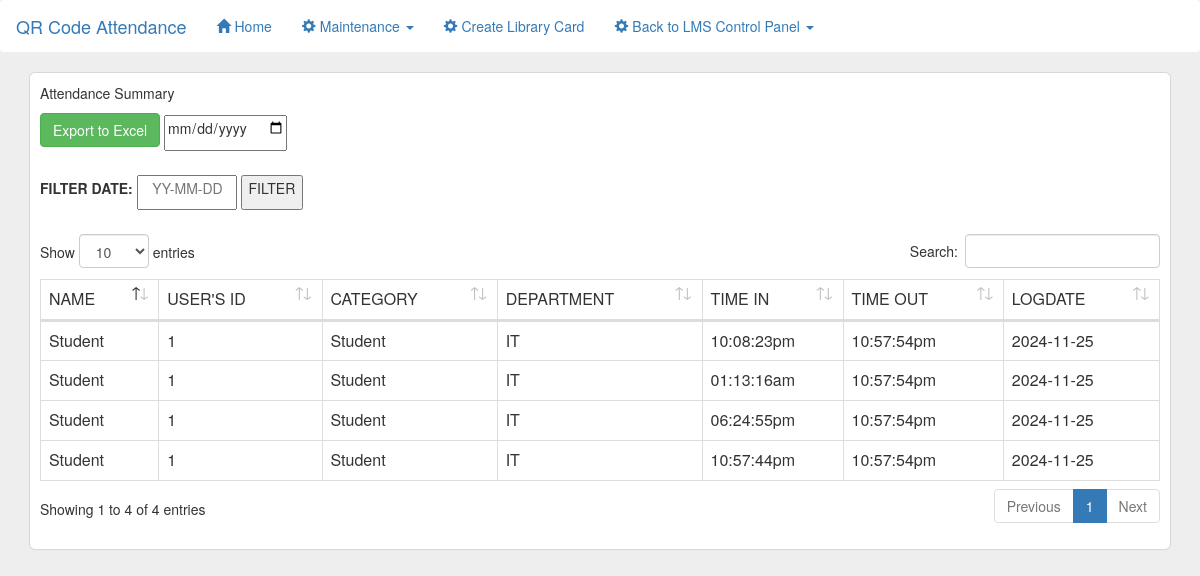
Page /qr/attendance.php (signed in) on the committed database.
### tables this page shows
CREATE TABLE `attendance` (
  `ID` int(11) NOT NULL,
  `STUDENTID` varchar(250) NOT NULL,
  `TIMEIN` varchar(255) NOT NULL DEFAULT current_timestamp(),
  `TIMEOUT` varchar(250) NOT NULL,
  `LOGDATE` varchar(250) NOT NULL,
  `STATUS` varchar(250) NOT NULL
);

CREATE TABLE `student` (
  `id` int(11) NOT NULL,
  `STUDENTID` varchar(250) NOT NULL,
  `FIRSTNAME` varchar(250) NOT NULL,
  `AGE` varchar(250) NOT NULL,
  `GENDER` varchar(250) NOT NULL,
  `CATEGORY` varchar(255) NOT NULL,
  `DEPARTMENT` varchar(255) NOT NULL,
  `image` varchar(255) NOT NULL
);

### qr/attendance.php (the view, shortened to what this page needs)
<?php
                             $rollno = $_SESSION['RollNo'];
                                $sql="select * from LMS.user where RollNo='$rollno'";
	?>
<html>
    <head>
	  <link rel="stylesheet" href="https://cdnjs.cloudflare.com/ajax/libs/font-awesome/4.7.0/css/font-awesome.min.css">
		<link rel="stylesheet" href="plugins/datatables-bs4/css/dataTables.bootstrap4.min.css">
		<link rel="stylesheet" href="plugins/datatables-responsive/css/responsive.bootstrap4.min.css">
		<link rel="stylesheet" href="css/bootstrap.min.css">
    </head>
    <body style="background:#eee">
        <nav class="navbar" style="background:#fff">
		  <div class="container-fluid">
			<div class="navbar-header">
			  <a class="navbar-brand" href="index.php">QR Code Attendance</a>
			</div>
			<ul class="nav navbar-nav">
			  <li class="active"><a href="index.php"><span class="glyphicon glyphicon-home"></span> Home</a></li>
			  <li class="dropdown"><a class="dropdown-toggle" data-toggle="dropdown" href="#"><span class="glyphicon glyphicon-cog"></span> Maintenance <span class="caret"></span></a>
			  </li>
			   <li><a href="../card/index.php"><span class="glyphicon glyphicon-cog"></span> Create Library Card</a></li>
			    <li class="dropdown"><a class="dropdown-toggle" data-toggle="dropdown" href="#"><span class="glyphicon glyphicon-cog"></span> Back to LMS Control Panel <span class="caret"></span></a>
		  </div>
		</nav>
       <div class="container">
            <div class="row">
                <div class="col-md-12">
                </div>
                <div class="col-md-12">
				<div style="border-radius: 5px;padding:10px;background:#fff;" id="divvideo">
               <p>Attendance Summary</p>
              <form action="excel.php" method="post">
                                    <input type="submit" name="export_excel" class="btn btn-success" value="Export to Excel">
                                    <input type="date" name="datepick" style=" padding-bottom: 10px; width: 100	px;
                               			 margin-bottom: 10px;" placeholder="">
                               	</form>
                                <form method="post" action="attendance.php">
                                <label style="">FILTER DATE:</label>
                                <input type="text" name="datepick" style=" padding-bottom: 10px; width: 100px;
                                margin-bottom: 10px;" placeholder="   YY-MM-DD">
                                <button style="padding-bottom: 10px;" name="submit" type="submit">FILTER </button>
                                </form>
                                <form action="generator.php" method="post">
			   <table id="example1" class="table table-bordered">
                    <thead>
                        <tr>
						<td>NAME</td>
						<td>USER'S ID</td>
						<td>CATEGORY</td>
						<td>DEPARTMENT</td>
						<td>TIME IN</td>
						<td>TIME OUT</td>
						<td>LOGDATE</td>
                        </tr>
                    </thead>
                    <tbody>
                        <?php
                        $server = "localhost";
                        $username="root";
                        $password="";
                        $dbname="qrcodedb";
                        $conn = new mysqli($server,$username,$password,$dbname);
                        	if(isset($_POST['submit']))
                              {$s=$_POST['datepick'];
							$sql ="SELECT * FROM attendance LEFT JOIN student ON attendance.STUDENTID=student.STUDENTID WHERE LOGDATE like '%$s%' " ;
						}else
							$sql = "SELECT * FROM attendance LEFT JOIN student ON attendance.STUDENTID=student.STUDENTID";
                           	$query = $conn->query($sql);
                            while ($row = $query->fetch_assoc()){
                        ?>
                            <tr>
                               <td><?php echo $row['FIRSTNAME'];?></td>
                                <td><?php echo $row['STUDENTID'];?></td>
                                 <td><?php echo $row['CATEGORY'];?></td>
                                  <td><?php echo $row['DEPARTMENT'];?></td>
                                <td><?php echo $row['TIMEIN'];?></td>
                                <td><?php echo $row['TIMEOUT'];?></td>
                                <td><?php echo $row['LOGDATE'];?></td>
                            </tr>
                        <?php
                        }
                        ?>
                    </tbody>
                  </table>
				  </form>
                </div>
                </div>
            </div>
        </div>
    </body>
</html>

### qr/attendance.php (style rules this page uses)
#divvideo { box-shadow: 0px 0px 1px 1px rgba(0, 0, 0, 0.1); }

### rows in the picture
attendance: student.FIRSTNAME "Student", student.STUDENTID "1", student.CATEGORY "Student", student.DEPARTMENT "IT", TIMEIN "10:08:23pm", TIMEOUT "10:57:54pm", LOGDATE "2024-11-25"
attendance: student.FIRSTNAME "Student", student.STUDENTID "1", student.CATEGORY "Student", student.DEPARTMENT "IT", TIMEIN "01:13:16am", TIMEOUT "10:57:54pm", LOGDATE "2024-11-25"
attendance: student.FIRSTNAME "Student", student.STUDENTID "1", student.CATEGORY "Student", student.DEPARTMENT "IT", TIMEIN "06:24:55pm", TIMEOUT "10:57:54pm", LOGDATE "2024-11-25"
attendance: student.FIRSTNAME "Student", student.STUDENTID "1", student.CATEGORY "Student", student.DEPARTMENT "IT", TIMEIN "10:57:44pm", TIMEOUT "10:57:54pm", LOGDATE "2024-11-25"
